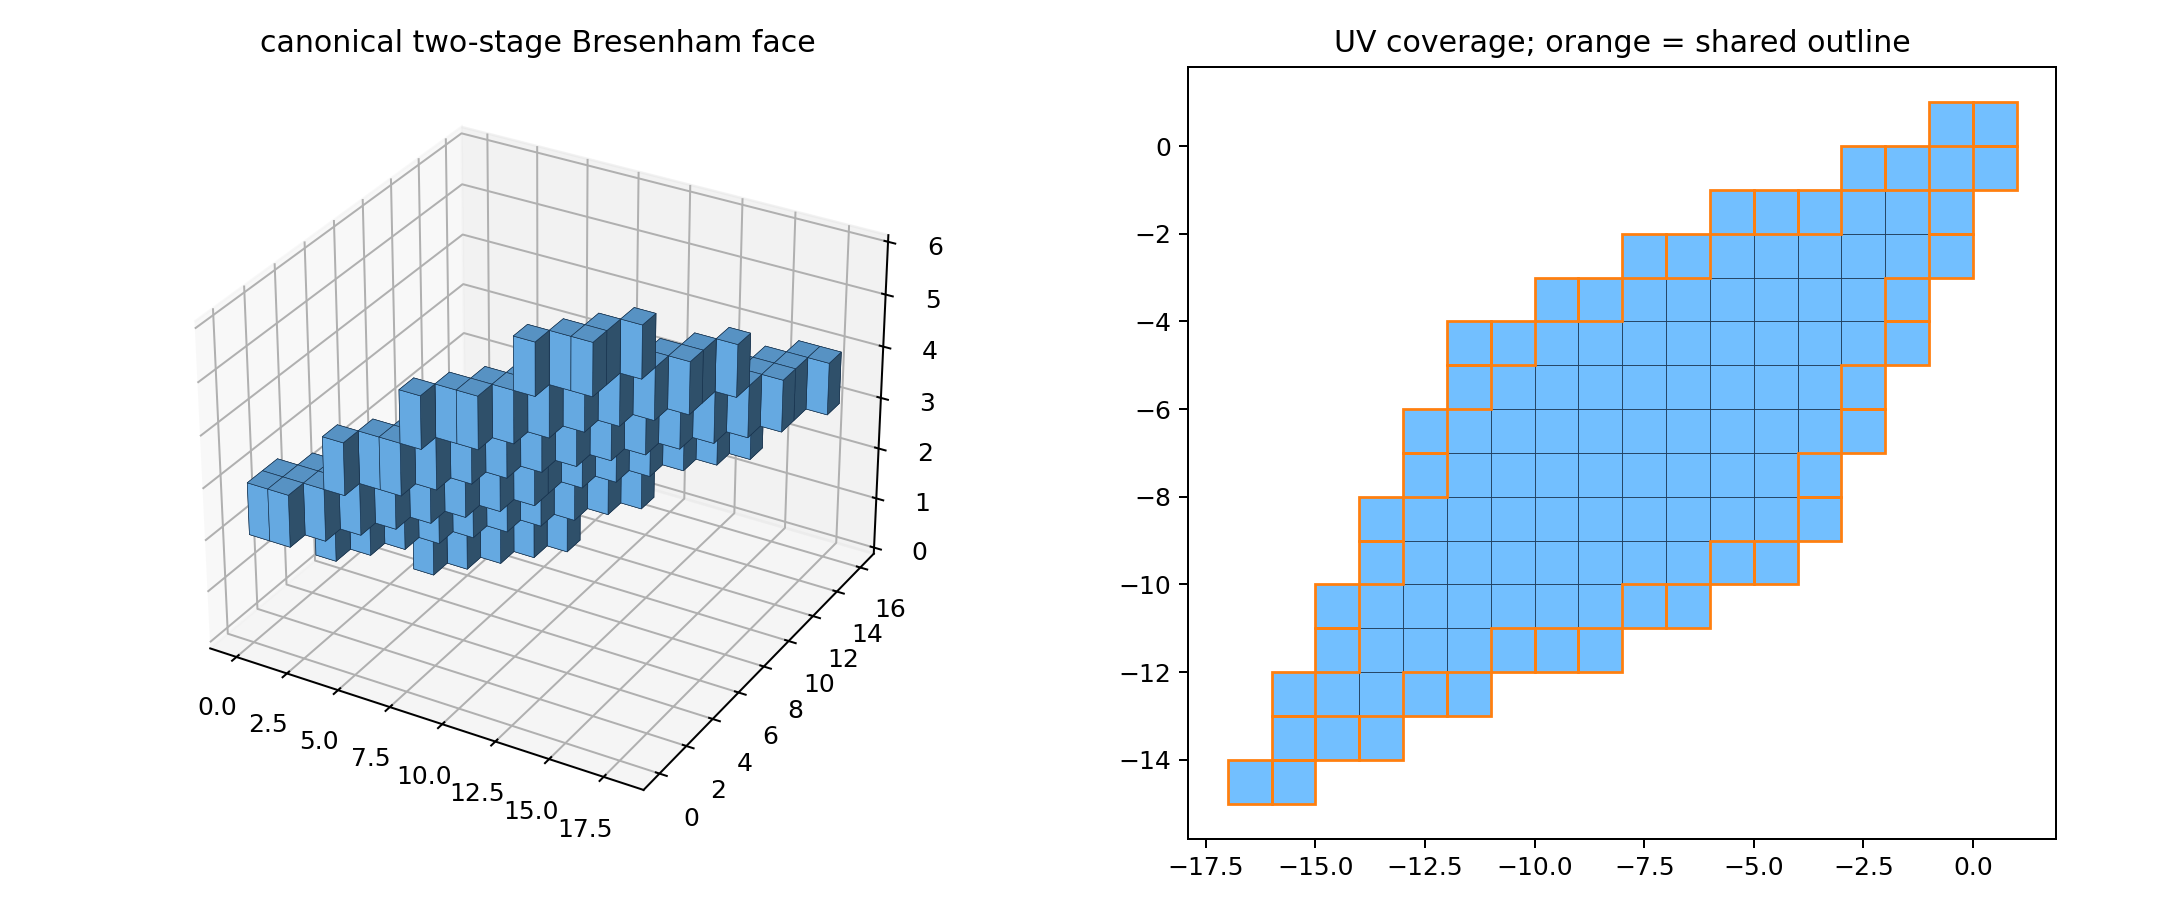

Write the Python code that produced this figure.
"""Canonical 2-D Bresenham coverage lifted to one voxel per projected cell."""
from collections import Counter
from dataclasses import dataclass
from itertools import permutations, product
from math import floor
from pathlib import Path

from planar_faces import bresenham_path_2d, containing, face_normal


def signed_permutations():
    return tuple((order, signs) for order in permutations(range(3)) for signs in product((-1, 1), repeat=3))


@dataclass(frozen=True)
class Frame:
    anchor: tuple[float, float, float]
    order: tuple[int, int, int]
    signs: tuple[int, int, int]

    def vector(self, point):
        return tuple(self.signs[i] * (point[self.order[i]] - self.anchor[self.order[i]]) for i in range(3))

    def world_voxel(self, local):
        center = list(self.anchor)
        for i in range(3):
            center[self.order[i]] += self.signs[i] * local[i]
        return containing(tuple(center))

    def project_voxel(self, voxel):
        local = self.vector(tuple(value + .5 for value in voxel))
        return round(local[0]), round(local[1])


def canonical_frame(vertices):
    """Choose one face-wide signed axis transform from the complete 48-case orbit."""
    best = None
    minimum = min(range(len(vertices)), key=lambda i: vertices[i])
    for start in (minimum,):
        for direction in (1, -1):
            ordered = tuple(vertices[(start + direction * i) % len(vertices)] for i in range(len(vertices)))
            for order, signs in signed_permutations():
                frame = Frame(ordered[0], order, signs)
                local = tuple(frame.vector(vertex) for vertex in ordered)
                normal = face_normal(local)
                if abs(normal[2]) + 1e-9 < max(map(abs, normal)):
                    continue
                key = tuple(round(value, 9) for vertex in local[1:] for value in vertex) + order + signs
                if best is None or key < best[0]:
                    best = key, frame, local
    if best is None:
        raise ValueError("degenerate face")
    return best[1], best[2]


def projected_face(local_vertices):
    corners = tuple((round(vertex[0]), round(vertex[1])) for vertex in local_vertices)
    edges = tuple(bresenham_path_2d(corners[i], corners[(i + 1) % len(corners)]) for i in range(len(corners)))
    rows = {}
    for edge in edges:
        for u, v in edge:
            rows.setdefault(v, []).append(u)
    cells = {(u, v) for v, hits in rows.items() for u in range(min(hits), max(hits) + 1)}
    return cells, edges


def lift(cell, normal):
    """One global digital-plane phase; canonicalization resolves exact-half ties."""
    u, v = cell
    real_w = -(normal[0] * u + normal[1] * v) / normal[2]
    return u, v, floor(real_w + .5)


def scan_face(vertices):
    frame, local_vertices = canonical_frame(vertices)
    normal = face_normal(local_vertices)
    cells, edges_2d = projected_face(local_vertices)
    to_world = lambda cell: frame.world_voxel(lift(cell, normal))
    edges = tuple(tuple(to_world(cell) for cell in edge) for edge in edges_2d)
    return {to_world(cell) for cell in cells}, edges, frame


def thickness(points, frame):
    return Counter(frame.project_voxel(point) for point in points)


def transform_point(point, order, signs):
    return tuple(signs[i] * point[order[i]] for i in range(3))


def transform_voxel(voxel, order, signs):
    return containing(transform_point(tuple(value + .5 for value in voxel), order, signs))


def render(vertices, output=None):
    import matplotlib.pyplot as plt
    import numpy as np

    points, edges, frame = scan_face(vertices)
    figure = plt.figure(figsize=(12, 5)); axis = figure.add_subplot(121, projection="3d")
    data = np.array(sorted(points)); shifted = data - data.min(axis=0)
    voxels = np.zeros(tuple(shifted.max(axis=0) + 1), dtype=bool)
    for point in shifted: voxels[tuple(point)] = True
    axis.voxels(voxels, facecolors="#72bfff", edgecolor="#17324d", linewidth=.25)
    axis.set_title("canonical two-stage Bresenham face")
    shadow = {frame.project_voxel(point) for point in points}
    boundary = {frame.project_voxel(point) for edge in edges for point in edge}
    flat = figure.add_subplot(122)
    for u, v in shadow: flat.add_patch(plt.Rectangle((u, v), 1, 1, facecolor="#72bfff", edgecolor="#17324d", linewidth=.3))
    for u, v in boundary: flat.add_patch(plt.Rectangle((u, v), 1, 1, fill=False, edgecolor="#ff7f0e", linewidth=1.1))
    flat.autoscale(); flat.set_aspect("equal"); flat.set_title("UV coverage; orange = shared outline")
    figure.tight_layout(); output = Path(output or Path(__file__).with_suffix(".png")); figure.savefig(output, dpi=180)
    return output


if __name__ == "__main__":
    origin = (.5, .5, .5); a = (12., 5., 3.); b = (5., 10., -2.)
    vertices = (origin, tuple(origin[i] + a[i] for i in range(3)),
                tuple(origin[i] + a[i] + b[i] for i in range(3)), tuple(origin[i] + b[i] for i in range(3)))
    face, _, frame = scan_face(vertices)
    print(f"voxels={len(face)} max_thickness={max(thickness(face, frame).values())}"); print(render(vertices))
